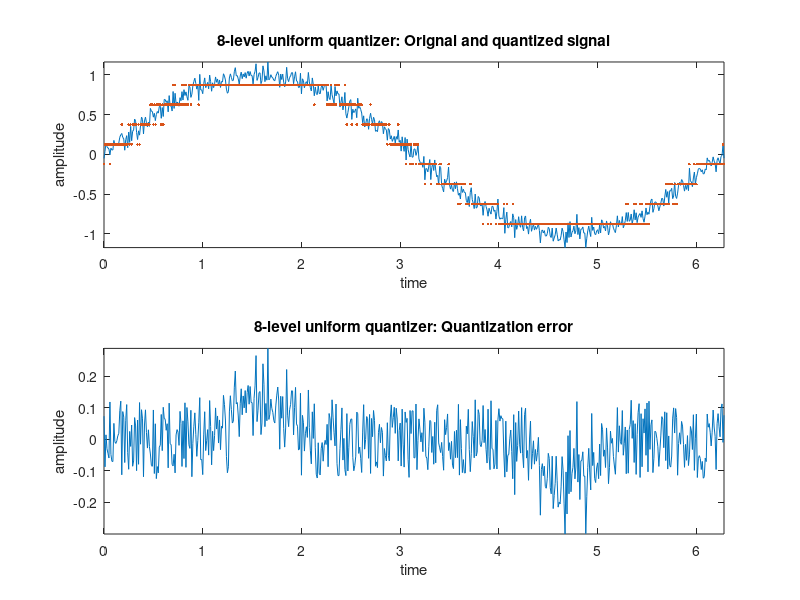
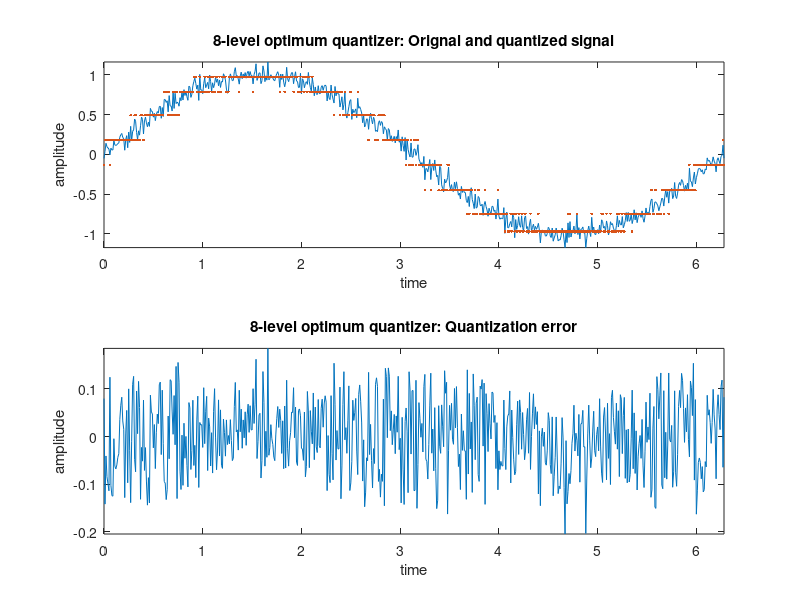

Reproduce these figures in MATLAB, in order.
clear
%id = input('Enter your student ID (tower card) number: ');
%rand('state',id)
%randn('state',id)
t = [0:.01:2*pi]; % Times at which to sample the sine function
sig = sin(t)+0.075*randn(1,length(t)); % Original signal, a noisy sine wave
%%
% --------------------------------------------------------------------
%                       UNIFORM QUANTIZER
% --------------------------------------------------------------------
partition = [-3/4:1/4:3/4]; % Length 7, to represent 8 partition intervals (m)
codebook = [-7/8:1/4:7/8]; % Length 8, one representation value per interval (v)
[index,quantized_sig,mse1] = quantiz(sig,partition,codebook); % Quantize.
% Plot original and quantized signals
figure(1)
subplot(2,1,1)
plot(t,sig,t,quantized_sig,'.')
axis tight
xlabel('time');
ylabel('amplitude');
title('8-level uniform quantizer: Orignal and quantized signal')
% Now let us plot the quantization error
subplot(2,1,2)
plot(t,sig-quantized_sig)
axis tight
xlabel('time');
ylabel('amplitude');
title('8-level uniform quantizer: Quantization error')
% --------------------------------------------------------------------
%                       OPTIMUM QUANTIZER
% --------------------------------------------------------------------
% Now design an optimum quantizer using Lloyd's algorithm
new_codebook = [-7/8:1/4:7/8]; % Length 8, one representation value per interval (v)
[partition2,codebook2] = lloyds(sig,new_codebook);
[index2,quantized_sig2,mse2] = quantiz(sig,partition2,codebook2); % Quantize.
% Plot original and quantized signals
figure(2)
subplot(2,1,1)
plot(t,sig,t,quantized_sig2,'.')
axis tight
xlabel('time');
ylabel('amplitude');
title('8-level optimum quantizer: Orignal and quantized signal')
% Now let us plot the quantization error
subplot(2,1,2)
plot(t,sig-quantized_sig2)
axis tight
xlabel('time');
ylabel('amplitude');
title('8-level optimum quantizer: Quantization error')
fprintf('MSE_uniform = %g\n', mse1);
fprintf('MSE_optimum = %g\n', mse2);